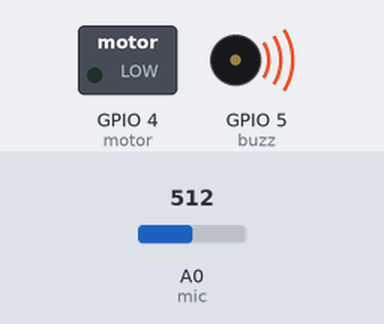
A program run on a simulated ESP8266 board running MicroPython. Shown: switched loads named in the program (green lamp = pin HIGH), buzzer (waves = sounding). Inputs (shaded band) come from the test bench; at power-on: A0 (mic) = 512 (analog values on the 0–1023 scale).

Above: at 1.0 s.
Timing chart, 0 to 7.8 s (numbered marks = the images above):
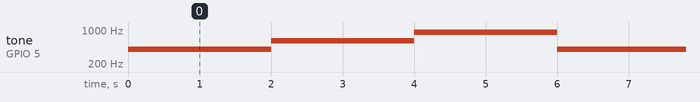

Measured:
- by itself, tone on GPIO 5 (buzz): repeats every 6.0 s: 600 Hz 2.0 s, 900 Hz 2.0 s, 400 Hz 2.0 s

The program:

main.py
```python
# -*- coding: utf-8 -*-
from test import buzzer_test
from myconfig import Mybuzz,Mymotor
from myqueue import MYqueue
from machine import Pin,Timer,ADC,PWM
import time
def update_queue(t):
  snoreq.enqueue(mic.read())
def my_init(): #初始化:电机，麦克风，定时时钟，队列
  motor = Mymotor(Pin(4), freq=800, duty=0)
  mic = ADC(0)
  buzz = Mybuzz(Pin(5), freq=100, duty=30)
  dic = {'size':10, 'low_limit':100, 'mid_limit':250, 'high_limit':500}
  snoreq = MYqueue(dic)
  tim_update = Timer(-1)
  tim_update.init(period=100, mode=Timer.PERIODIC, callback=update_queue)
  return motor,mic,buzz,snoreq
motor,mic,buzz,snoreq = my_init()
buzzer_test(buzz)
'''
if __name__ == '__main__':
  motor,mic,snoreq = my_init()
  snore = {}
  time.sleep(2) #延时，让其采集满一个队列
  while True:
    snoreq.detect(snore)
    print(snore)
    rank = snore['rank']
    if rank == 0:
      motor.duty(0)
    elif rank == 1:
      motor.duty(60)
      time.sleep(1)
    elif rank == 2:
      motor.duty(80)
      time.sleep(1)
    elif rank == 3:
      motor.duty(100)
      time.sleep(1)
    else:
      print('error!')
'''
```

test.py
```python
from machine import Pin,Timer,ADC,PWM
import time
def duty_test(motor, x, y, z):  #80,100,120
  while True:
    motor.duty(x)
    time.sleep(3)
    motor.duty(y)
    time.sleep(3)
    motor.duty(z)
    time.sleep(3)

def ADC_test(mic):
  while True:
    print(mic.read())
    time.sleep_ms(100)
def buzzer_test(buzz):   #duty:50 200 400 freq:100 300 600
  while True:
    buzz.update(0)
    time.sleep(2)
    buzz.update(1)
    time.sleep(2)
    buzz.update(2)
    time.sleep(2)
```

myconfig.py
```python
from machine import PWM
class Mybuzz:
  buzzs = [{'duty':20, 'freq':400},
          {'duty':50, 'freq':600},
          {'duty':100, 'freq':900}]
  def __init__(self, pinxx, freq, duty):
    self.pwm = PWM(pinxx, freq, duty)
  def update(self,n):
    self.pwm.duty(self.buzzs[n]['duty'])
    self.pwm.freq(self.buzzs[n]['freq'])

class Mymotor:
  motors = [{'duty':0, 'freq':0},
            {'duty':60, 'freq':800},
            {'duty':80, 'freq':800},
            {'duty':100, 'freq':800}]
  def __init__(self, pinxx, freq, duty):
    self.pwm = PWM(pinxx, freq, duty)
  def update(self,n):
    self.pwm.duty(self.motors[n]['duty'])
    self.pwm.freq(self.motors[n]['freq'])
```

myqueue.py
```python
# -*- coding: utf-8 -*-
class MYqueue:
  def __init__(self, dic):
    self.items = []
    if dic['size'] < 1:
      self.size = 1
    else:
      self.size = dic['size']
      self.low_limit = dic['low_limit']
      self.mid_limit = dic['mid_limit']
      self.high_limit = dic['high_limit']

  def enqueue(self, item):   #入队列
    if self.size == len(self.items):
      self.items.pop(0)

    self.items.append(item)

  def detect(self,snore):  #鼾声检测算法，先最简单-算术平均
    sum = 0
    snore_rank = 0
    for i in self.items:
      sum += i
    average = sum/len(self.items)
    if average < self.low_limit:
      snore_rank = 0 #没有鼾声
    elif average < self.mid_limit:
      snore_rank = 1 #一级鼾声
    elif average < self.high_limit:
      snore_rank = 2 #二级鼾声
    else:
      snore_rank = 3 #三级（最高）鼾声
    snore.update({'rank':snore_rank, 'average':average})

  def empty(self):
    return self.size() == 0

  def size(self):
    return len(self.items)
```
